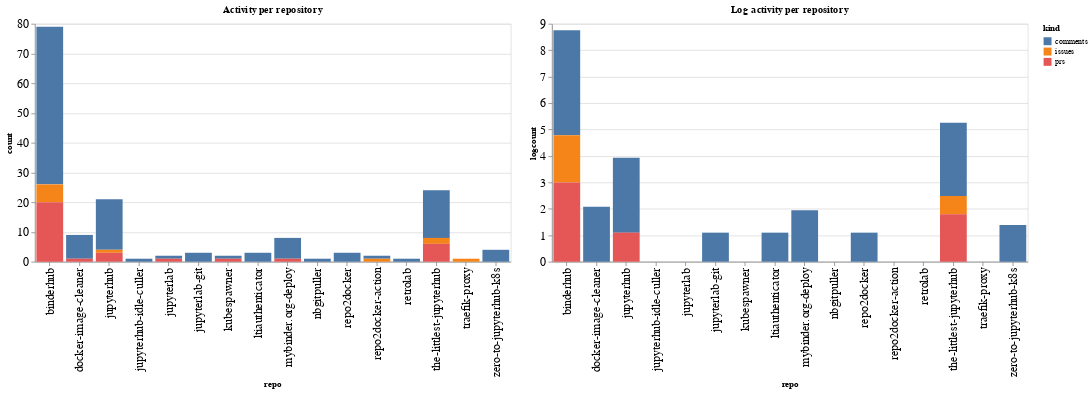

Notebook cell for this chart:
### Code cell
ch1 = alt.Chart(repo_summaries, width=600, title="Activity per repository").mark_bar().encode(
    x='repo',
    y='count',
    color='kind',
    tooltip="kind"
)

ch2 = alt.Chart(repo_summaries, width=600, title="Log activity per repository").mark_bar().encode(
    x='repo',
    y='logcount',
    color='kind',
    tooltip="kind"
)

ch1 | ch2

### Figure 1 — Vega-Lite specification as saved in the notebook (floating-point values rounded to 4 significant figures)
{"config": {"axisLeft": {"labelFontSize": 15}, "axisBottom": {"labelFontSize": 15}}, "hconcat": [{"mark": "bar", "encoding": {"color": {"type": "nominal", "field": "kind"}, "tooltip": {"type": "nominal", "field": "kind"}, "x": {"type": "nominal", "field": "repo"}, "y": {"type": "quantitative", "field": "count"}}, "title": "Activity per repository", "width": 600}, {"mark": "bar", "encoding": {"color": {"type": "nominal", "field": "kind"}, "tooltip": {"type": "nominal", "field": "kind"}, "x": {"type": "nominal", "field": "repo"}, "y": {"type": "quantitative", "field": "logcount"}}, "title": "Log activity per repository", "width": 600}], "data": {"name": "data-c7fa90728cda4876418b00501e4af501"}, "$schema": "https://vega.github.io/schema/vega-lite/v4.8.1.json", "datasets": {"data-c7fa90728cda4876418b00501e4af501": [{"repo": "binderhub", "kind": "comments", "count": 53, "logcount": 3.97}, {"repo": "binderhub", "kind": "issues", "count": 6, "logcount": 1.792}, {"repo": "binderhub", "kind": "prs", "count": 20, "logcount": 2.996}, {"repo": "docker-image-cleaner", "kind": "comments", "count": 8, "logcount": 2.079}, {"repo": "docker-image-cleaner", "kind": "prs", "count": 1, "logcount": 0.0}, {"repo": "jupyterhub", "kind": "comments", "count": 17, "logcount": 2.833}, {"repo": "jupyterhub", "kind": "issues", "count": 1, "logcount": 0.0}, {"repo": "jupyterhub", "kind": "prs", "count": 3, "logcount": 1.099}, {"repo": "jupyterhub-idle-culler", "kind": "comments", "count": 1, "logcount": 0.0}, {"repo": "jupyterlab", "kind": "comments", "count": 1, "logcount": 0.0}, {"repo": "jupyterlab", "kind": "prs", "count": 1, "logcount": 0.0}, {"repo": "jupyterlab-git", "kind": "comments", "count": 3, "logcount": 1.099}, {"repo": "kubespawner", "kind": "comments", "count": 1, "logcount": 0.0}, {"repo": "kubespawner", "kind": "prs", "count": 1, "logcount": 0.0}, {"repo": "ltiauthenticator", "kind": "comments", "count": 3, "logcount": 1.099}, {"repo": "mybinder.org-deploy", "kind": "comments", "count": 7, "logcount": 1.946}, {"repo": "mybinder.org-deploy", "kind": "prs", "count": 1, "logcount": 0.0}, {"repo": "nbgitpuller", "kind": "comments", "count": 1, "logcount": 0.0}, {"repo": "repo2docker", "kind": "comments", "count": 3, "logcount": 1.099}, {"repo": "repo2docker-action", "kind": "comments", "count": 1, "logcount": 0.0}, {"repo": "repo2docker-action", "kind": "issues", "count": 1, "logcount": 0.0}, {"repo": "retrolab", "kind": "comments", "count": 1, "logcount": 0.0}, {"repo": "the-littlest-jupyterhub", "kind": "comments", "count": 16, "logcount": 2.773}, {"repo": "the-littlest-jupyterhub", "kind": "issues", "count": 2, "logcount": 0.6931}, {"repo": "the-littlest-jupyterhub", "kind": "prs", "count": 6, "logcount": 1.792}, {"repo": "traefik-proxy", "kind": "issues", "count": 1, "logcount": 0.0}, {"repo": "zero-to-jupyterhub-k8s", "kind": "comments", "count": 4, "logcount": 1.386}]}}
